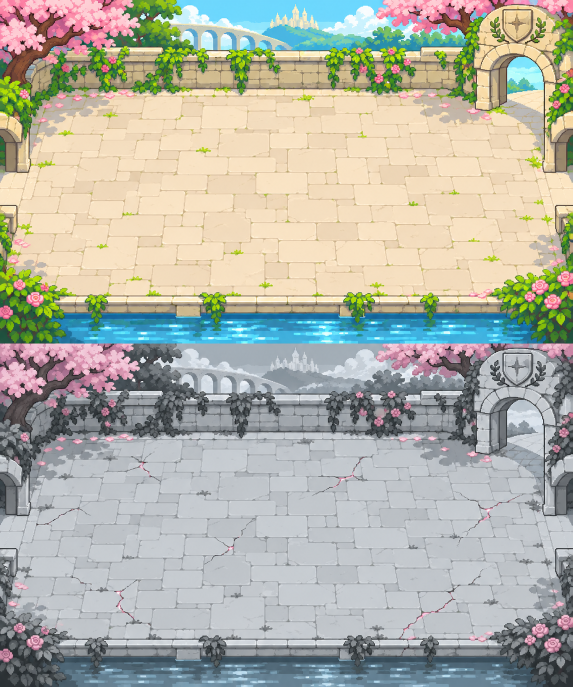
#> input picture art/journey/Garden.png, 1145 x 1374 px (shown at 1/2 size); its folder holds 6 pictures in this run
$ python import_journey.py
#> lines starting #> are read from the running program, lines starting #| are printed output that depends on the picture
### tools/import_core_art.py
"""Import generated atlas cells and author simple geometric combat indicators."""
import copy,json
from pathlib import Path
from PIL import Image,ImageDraw
ROOT=Path(__file__).resolve().parents[1]
def save_json(path,obj):path.write_text(json.dumps(obj,ensure_ascii=False,indent='\t')+'\n')
def animation(name,sid,image_id,width=64,height=64):
    template=json.loads((ROOT/'objectTypes/Player.json').read_text())['animations']['items'][-1]
    a=copy.deepcopy(template);a.update(name=name,sid=sid,speed=0,isLooping=False)
    f=a['frames'][0];f.update(width=width,height=height,originX=.5,originY=.5,imageSpriteId=image_id,useCollisionPoly=False)
    return a
def object_type(name,index,anims):
    return {'name':name,'plugin-id':'Sprite','sid':840000000000100+index,'isGlobal':False,'editorNewInstanceIsReplica':True,'instanceVariables':[],'behaviorTypes':[],'effectTypes':[],'animations':{'items':anims,'subfolders':[]}}
# [36 lines left out: functions shape, main, not called in this run]
# [1 lines that do not run on import are left out]

### tools/import_journey.py
"""Import the selected journey sheets; preserve designer/approved boss art."""
import json,copy
from PIL import Image
from import_core_art import ROOT,animation,object_type,save_json

def put(type_name,a):
 p=ROOT/f'objectTypes/{type_name}.json';o=json.loads(p.read_text());o['animations']['items']=[old for old in o['animations']['items'] if old['name']!=a['name']]+[a];save_json(p,o)
def main():
 for z,zone in enumerate(['Garden','City','Archive','Citadel','Source']):
  with Image.open(ROOT/f'art/journey/{zone}.png') as im:
#> im is the input picture: PIL image 1145x1374 RGB; mean R, G, B 177.9, 178.8, 167.9
   for row,state in enumerate(['Color','Frozen']):
    name=zone+state;im.crop((0,round(row*im.height/2),im.width,round((row+1)*im.height/2))).resize((1200,720),Image.Resampling.NEAREST).save(ROOT/f'images/arenafloor-{name.lower()}-000.png')
    put('ArenaFloor',animation(name,890000000000100+z*2+row,9900000+z*2+row,1200,720))
#> this loop made 1 pass
#> pass 1, in main, `name = zone + state`:
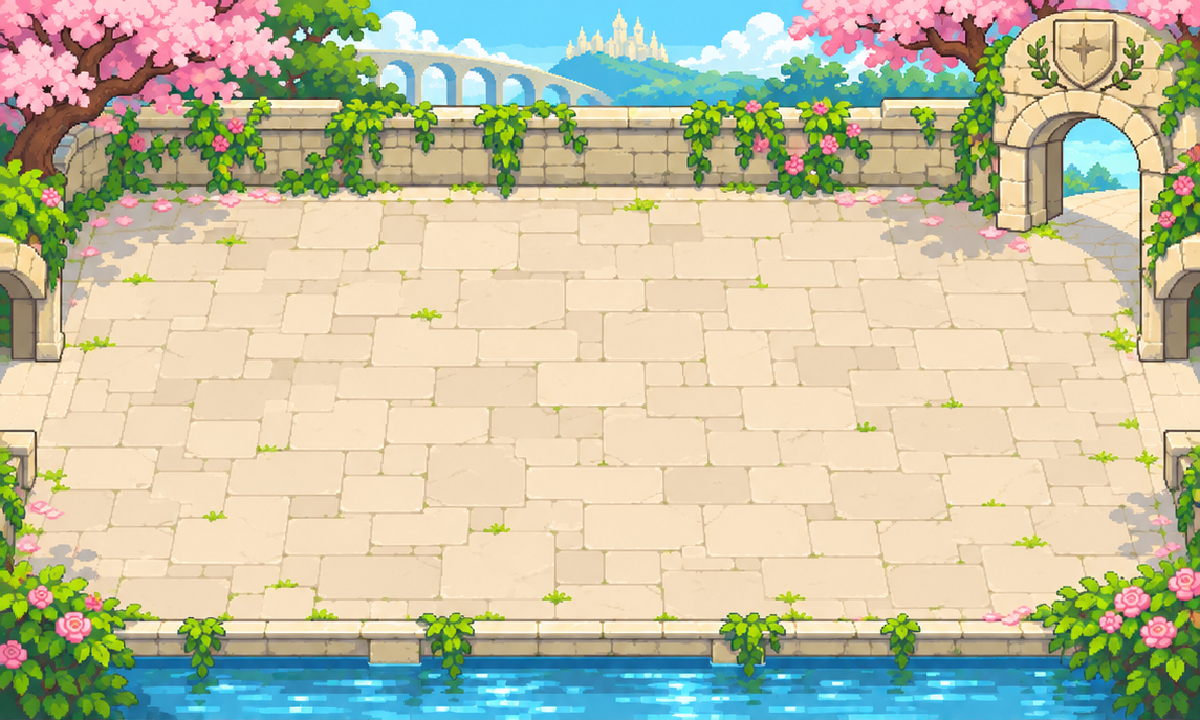
#> saved as arenafloor-gardencolor-000.png: PIL image 1200x720 RGB; mean R, G, B 194, 192.5, 163.6
 save_json(ROOT/'objectTypes/WorldProp.json',object_type('WorldProp',40,[]))
 with Image.open(ROOT/'art/journey/props.png') as im:
  for col,(type_name,name,size) in enumerate([('WallFace','Barricade',(128,64)),('WorldProp','Chest',(64,56)),('WorldProp','ChestOpen',(64,56)),('CombatFx','Rift',(128,128))]):
   cell=im.crop((round(col*im.width/4),0,round((col+1)*im.width/4),im.height));box=cell.getchannel('A').point(lambda x:255 if x>128 else 0).getbbox();assert box
   cell=cell.crop(box);cell.thumbnail(size,Image.Resampling.NEAREST);frame=Image.new('RGBA',size);frame.alpha_composite(cell,((size[0]-cell.width)//2,size[1]-cell.height))
   a=animation(name,890000000000200+col,9900100+col,*size)
   if name=='Rift':
    a['frames']=[]
    for i in range(6):
     frame.save(ROOT/f'images/combatfx-rift-{i:03}.png');f=animation('tmp',1,9900200+i,*size)['frames'][0];a['frames'].append(f)
   else:frame.save(ROOT/f'images/{type_name.lower()}-{name.lower()}-000.png')
   put(type_name,a)
 p=ROOT/'project.c3proj';o=json.loads(p.read_text());o['properties']['version']='0.5.0.0'
 if 'WorldProp' not in o['objectTypes']['items']:o['objectTypes']['items'].append('WorldProp')
 save_json(p,o)
 for name in ['Tutorial','Макет 1']:
  p=ROOT/f'layouts/{name}.json';o=json.loads(p.read_text());scene=o['layers'][0]
  for inst in scene['instances']:
   if inst['type']=='ArenaFloor':inst['properties']['initial-animation']='GardenFrozen'
   if inst['type']=='TimeFragment' and inst['world']['y']<300:inst['world']['y']=270
   if inst['type']=='Wall' and not inst['properties']['initially-visible']:
    if inst['world']['y']<100:inst['world']['y']=80;inst['world']['height']=260
    elif inst['world']['y']>650:inst['world']['y']=690;inst['world']['height']=140
  if not any(i['type']=='WorldProp' for i in scene['instances']):
   seed=copy.deepcopy(next(i for i in scene['instances'] if i['type']=='WallFace'));seed.update(type='WorldProp',uid=20000001,sid=890000000000500+(0 if name=='Tutorial' else 1));seed['world'].update(x=-600,y=-600,width=64,height=56);seed['properties']['initial-animation']='Chest';scene['instances'].append(seed)
  for inst in scene['instances']:
   if inst['type']=='WorldProp':inst['uid']=20000001+(0 if name=='Tutorial' else 1)
  save_json(p,o)
 mini=ROOT/'art/journey/minibosses.png'
 if mini.exists():
  p=ROOT/'objectTypes/TestEnemy.json';o=json.loads(p.read_text())
  with Image.open(mini) as im:
   for row,base in enumerate(['Bulwark','Viper','Shade']):
    # The Bulwark swing crosses the nominal column boundary into the recovery
    # cell. Extract its complete source pose, excluding the neighbour's hammer.
    bounds=[(0,256),(256,512),(512,768),(768,1024),(1024,1280),(1280,1549),(1549,1822),(1827,2048)] if row==0 else [(round(c*im.width/8),round((c+1)*im.width/8)) for c in range(8)]
    cells=[im.crop((round(left*im.width/2048) if row==0 else left,round(row*im.height/3),round(right*im.width/2048) if row==0 else right,round((row+1)*im.height/3))) for left,right in bounds]
    boxes=[c.getchannel('A').point(lambda x:255 if x>128 else 0).getbbox() for c in cells];assert all(boxes)
    box=(min(b[0] for b in boxes),min(b[1] for b in boxes),max(b[2] for b in boxes),max(b[3] for b in boxes))
    frames=[]
    for c in cells:
     c=c.crop(box);c.thumbnail((92,120),Image.Resampling.NEAREST);frame=Image.new('RGBA',(96,128));frame.alpha_composite(c,((96-c.width)//2,123-c.height));frames.append(frame)
    for state_index,(state,cols) in enumerate([('Idle',[0,1]),('Walk',[2,3,4]),('Windup',[5]),('Attack',[6,7])]):
     a=animation(base+state,890000000000600+row*10+state_index,9901000+row*100,96,128);a['frames']=[];a['isLooping']=state in ['Idle','Walk']
     for i,c in enumerate(cols):
      frames[c].save(ROOT/f'images/testenemy-{base.lower()}{state.lower()}-{i:03}.png');f=animation('tmp',1,9901000+row*100+state_index*10+i,96,128)['frames'][0];f['originY']=.86;a['frames'].append(f)
     o['animations']['items']=[old for old in o['animations']['items'] if old['name']!=a['name']]+[a]
  save_json(p,o)
#> (the run stopped early here; a loop or call above may not have finished)
